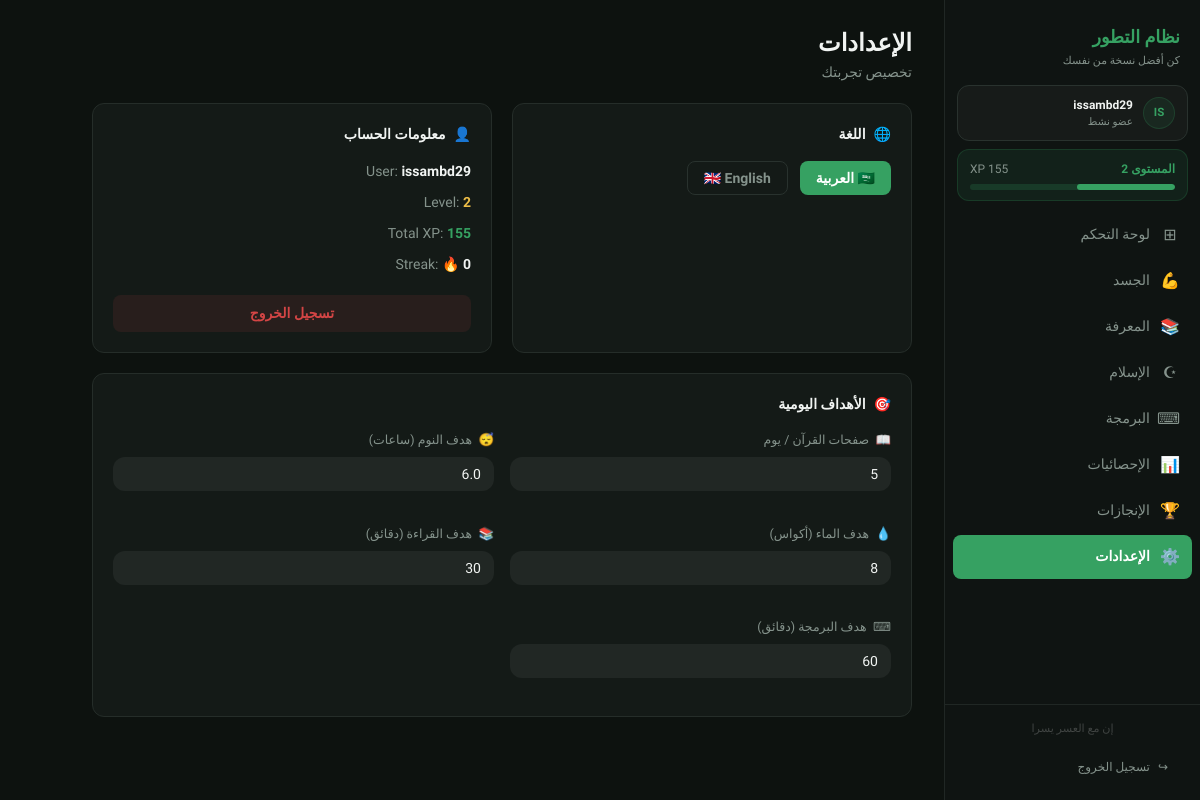
Page /settings/ (signed in) on the committed database.
### tracker/models.py (models this page shows, shortened)
class UserProfile(models.Model):
    user = models.OneToOneField(User, on_delete=models.CASCADE, related_name='profile')
    total_xp = models.IntegerField(default=0)
    streak_days = models.IntegerField(default=0)
    last_completed_date = models.DateField(null=True, blank=True)
    language = models.CharField(max_length=2, default='ar', choices=[('ar', 'Arabic'), ('en', 'English')])
    quran_daily_target = models.IntegerField(default=5)
    sleep_target = models.FloatField(default=7.0)
    water_target = models.IntegerField(default=8)
    reading_target = models.IntegerField(default=30)
    coding_target = models.IntegerField(default=60)
    def get_level(self):
        xp = self.total_xp
        level = 1
        required = 100
        while xp >= required:
            xp -= required
            level += 1
            required = int(required * 1.15)
        return level
    def get_xp_in_level(self):
        xp = self.total_xp
        required = 100
        while xp >= required:
            xp -= required
            required = int(required * 1.15)
        return xp
    def get_xp_for_next_level(self):
        xp = self.total_xp
        required = 100
        while xp >= required:
            xp -= required
            required = int(required * 1.15)
        return required
    def get_level_progress_pct(self):
        in_level = self.get_xp_in_level()
        for_next = self.get_xp_for_next_level()
        if for_next == 0:
            return 100
        return int((in_level / for_next) * 100)

### tracker/views.py (the view)
# urls.py: path('settings/', views.settings_view, name='settings'),
@login_required
def settings_view(request):
    profile = request.user.profile
    ctx = {
        'profile': profile,
        'page': 'settings',
    }
    return render(request, 'tracker/settings.html', ctx)

### templates/tracker/settings.html (shortened to what this page needs)
{% extends 'base.html' %}
{% block content %}
<div class="page-header">
  <h1 class="label-ar">الإعدادات</h1>
  <p class="text-muted label-ar">تخصيص تجربتك</p>
</div>
<div class="grid grid-2" style="gap:1.25rem;max-width:820px;">
  <div class="card">
    <div class="card-header">
      <span class="card-title">🌐 <span class="label-ar">اللغة</span><span class="label-en" style="display:none">Language</span></span>
    </div>
    <div style="display:flex;gap:0.75rem;">
      <button class="btn {% if profile.language == 'ar' %}btn-primary{% else %}btn-ghost{% endif %} lang-btn"
              onclick="setLang('ar', this)">🇸🇦 العربية</button>
      <button class="btn {% if profile.language == 'en' %}btn-primary{% else %}btn-ghost{% endif %} lang-btn"
              onclick="setLang('en', this)">🇬🇧 English</button>
    </div>
  </div>
  <div class="card">
    <div class="card-header">
      <span class="card-title">👤 <span class="label-ar">معلومات الحساب</span><span class="label-en" style="display:none">Account</span></span>
    </div>
    <div style="display:flex;flex-direction:column;gap:0.625rem;" class="text-sm">
      <div><span class="text-muted">User:</span> <strong>{{ request.user.username }}</strong></div>
      <div><span class="text-muted">Level:</span> <strong class="text-accent">{{ profile.get_level }}</strong></div>
      <div><span class="text-muted">Total XP:</span> <strong class="text-primary">{{ profile.total_xp }}</strong></div>
      <div><span class="text-muted">Streak:</span> <strong>🔥 {{ profile.streak_days }}</strong></div>
    </div>
    <div style="margin-top:1.25rem;">
      <a href="{% url 'logout' %}" class="btn btn-danger btn-full">
        <span class="label-ar">تسجيل الخروج</span>
      </a>
    </div>
  </div>
  <div class="card" style="grid-column:1/-1;">
    <div class="card-header">
      <span class="card-title">🎯 <span class="label-ar">الأهداف اليومية</span><span class="label-en" style="display:none">Daily Targets</span></span>
    </div>
    <div class="grid grid-2" style="gap:1rem;">
      <div class="form-group">
        <label class="form-label">
          📖 <span class="label-ar">صفحات القرآن / يوم</span><span class="label-en" style="display:none">Quran Pages / Day</span>
        </label>
        <input type="number" min="1" max="30" value="{{ profile.quran_daily_target }}"
               onchange="updateSetting('quran_daily_target', this.value)">
      </div>
      <div class="form-group">
        <label class="form-label">
          😴 <span class="label-ar">هدف النوم (ساعات)</span><span class="label-en" style="display:none">Sleep Target (hours)</span>
        </label>
        <input type="number" min="4" max="12" step="0.5" value="{{ profile.sleep_target }}"
               onchange="updateSetting('sleep_target', this.value)">
      </div>
      <div class="form-group">
        <label class="form-label">
          💧 <span class="label-ar">هدف الماء (أكواس)</span><span class="label-en" style="display:none">Water Target (glasses)</span>
        </label>
        <input type="number" min="4" max="16" value="{{ profile.water_target }}"
               onchange="updateSetting('water_target', this.value)">
      </div>
      <div class="form-group">
        <label class="form-label">
          📚 <span class="label-ar">هدف القراءة (دقائق)</span><span class="label-en" style="display:none">Reading Target (min)</span>
        </label>
        <input type="number" min="10" max="180" step="5" value="{{ profile.reading_target }}"
               onchange="updateSetting('reading_target', this.value)">
      </div>
      <div class="form-group">
        <label class="form-label">
          ⌨ <span class="label-ar">هدف البرمجة (دقائق)</span><span class="label-en" style="display:none">Coding Target (min)</span>
        </label>
        <input type="number" min="15" max="480" step="15" value="{{ profile.coding_target }}"
               onchange="updateSetting('coding_target', this.value)">
      </div>
    </div>
  </div>
</div>
{% endblock %}

### templates/base.html (shortened to what this page needs)
{% load static %}
<!DOCTYPE html>
<html lang="{{ request.user.profile.language|default:'ar' }}">
<head>
  <link rel="stylesheet" href="{% static 'css/main.css' %}">
</head>
<body>
<aside class="sidebar" id="sidebar">
  <div class="sidebar-brand">
    <a href="{% url 'dashboard' %}" style="text-decoration:none">
      <div>
        <h1 class="label-ar">نظام التطور</h1>
        <p class="label-ar">كن أفضل نسخة من نفسك</p>
      </div>
    </a>
  </div>
  <div class="sidebar-user-card">
    <div class="sidebar-avatar">{{ request.user.username|slice:":2"|upper }}</div>
    <div style="min-width:0;flex:1;">
      <div class="sidebar-user-name">{{ request.user.username }}</div>
      <div class="sidebar-user-sub">
        <span class="label-ar">عضو نشط</span>
      </div>
    </div>
  </div>
  <div class="sidebar-level-card">
    <div class="sidebar-level-header">
      <span class="sidebar-level-name" id="sb-level-name">
        <span class="label-ar">المستوى </span>
        <span id="sb-level">{{ profile.get_level }}</span>
      </span>
      <span class="sidebar-xp-val" id="sb-xp-val">{{ profile.total_xp|floatformat:"0" }} XP</span>
    </div>
    <div class="sidebar-level-bar-wrap">
      <div class="sidebar-level-bar" id="sb-xp-bar" style="width:{{ profile.get_level_progress_pct }}%"></div>
    </div>
  </div>
  <nav class="sidebar-nav">
    <a href="{% url 'dashboard' %}" class="nav-link {% if page == 'dashboard' %}active{% endif %}">
      <span class="nav-icon">⊞</span>
      <span class="label-ar">لوحة التحكم</span>
    </a>
    <a href="{% url 'physical' %}" class="nav-link {% if page == 'physical' %}active{% endif %}">
      <span class="nav-icon">💪</span>
      <span class="label-ar">الجسد</span>
    </a>
    <a href="{% url 'knowledge' %}" class="nav-link {% if page == 'knowledge' %}active{% endif %}">
      <span class="nav-icon">📚</span>
      <span class="label-ar">المعرفة</span>
    </a>
    <a href="{% url 'islamic' %}" class="nav-link {% if page == 'islamic' %}active{% endif %}">
      <span class="nav-icon">☪</span>
      <span class="label-ar">الإسلام</span>
    </a>
    <a href="{% url 'programming' %}" class="nav-link {% if page == 'programming' %}active{% endif %}">
      <span class="nav-icon">⌨</span>
      <span class="label-ar">البرمجة</span>
    </a>
    <a href="{% url 'stats' %}" class="nav-link {% if page == 'stats' %}active{% endif %}">
      <span class="nav-icon">📊</span>
      <span class="label-ar">الإحصائيات</span>
    </a>
    <a href="{% url 'achievements' %}" class="nav-link {% if page == 'achievements' %}active{% endif %}">
      <span class="nav-icon">🏆</span>
      <span class="label-ar">الإنجازات</span>
    </a>
    <a href="{% url 'settings' %}" class="nav-link {% if page == 'settings' %}active{% endif %}">
      <span class="nav-icon">⚙️</span>
      <span class="label-ar">الإعدادات</span>
    </a>
  </nav>
  <div class="sidebar-footer">
    <p class="sidebar-footer-quote">إن مع العسر يسرا</p>
    <a href="{% url 'logout' %}" class="sidebar-logout">
      <span>↪</span>
      <span class="label-ar">تسجيل الخروج</span>
    </a>
  </div>
</aside>
<main class="main">
  {% block content %}{% endblock %}
</main>
</body>
</html>

### rows in the picture
UserProfile: get_level "2", total_xp "155", streak_days "0", quran_daily_target "5", sleep_target "6.0", water_target "8", reading_target "30", coding_target "60"

### other values in the picture
{{ request.user.username|slice:":2"|upper }} "IS"
{{ request.user.username }} "issambd29"
